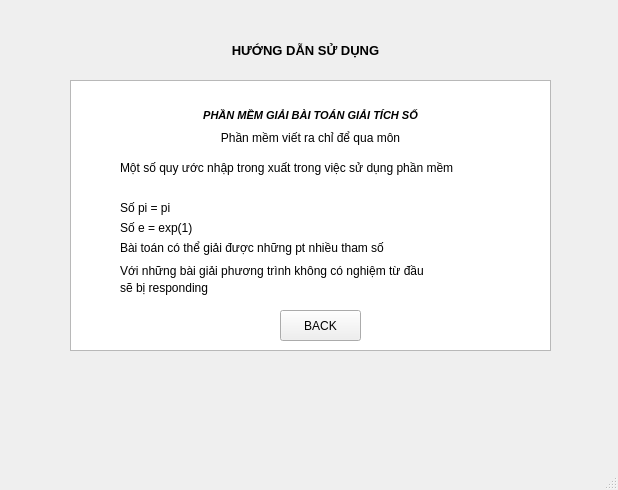
<?xml version="1.0" encoding="UTF-8"?>
<ui version="4.0">
 <class>HDSDMAIN</class>
 <widget class="QMainWindow" name="HDSDMAIN">
  <property name="geometry">
   <rect>
    <x>0</x>
    <y>0</y>
    <width>618</width>
    <height>490</height>
   </rect>
  </property>
  <property name="windowTitle">
   <string>MainWindow</string>
  </property>
  <widget class="QWidget" name="centralwidget">
   <widget class="QLabel" name="label">
    <property name="geometry">
     <rect>
      <x>0</x>
      <y>40</y>
      <width>611</width>
      <height>20</height>
     </rect>
    </property>
    <property name="font">
     <font>
      <family>Arial</family>
      <pointsize>10</pointsize>
      <weight>75</weight>
      <bold>true</bold>
     </font>
    </property>
    <property name="text">
     <string>HƯỚNG DẪN SỬ DỤNG</string>
    </property>
    <property name="alignment">
     <set>Qt::AlignCenter</set>
    </property>
   </widget>
   <widget class="QTextBrowser" name="textBrowser">
    <property name="geometry">
     <rect>
      <x>70</x>
      <y>80</y>
      <width>481</width>
      <height>271</height>
     </rect>
    </property>
   </widget>
   <widget class="QLabel" name="label_3">
    <property name="geometry">
     <rect>
      <x>70</x>
      <y>100</y>
      <width>481</width>
      <height>31</height>
     </rect>
    </property>
    <property name="font">
     <font>
      <family>Arial</family>
      <pointsize>8</pointsize>
      <weight>75</weight>
      <italic>true</italic>
      <bold>true</bold>
     </font>
    </property>
    <property name="text">
     <string>PHẦN MỀM GIẢI BÀI TOÁN GIẢI TÍCH SỐ</string>
    </property>
    <property name="alignment">
     <set>Qt::AlignCenter</set>
    </property>
   </widget>
   <widget class="QLabel" name="label_4">
    <property name="geometry">
     <rect>
      <x>70</x>
      <y>130</y>
      <width>481</width>
      <height>16</height>
     </rect>
    </property>
    <property name="text">
     <string>Phần mềm viết ra chỉ để qua môn</string>
    </property>
    <property name="alignment">
     <set>Qt::AlignCenter</set>
    </property>
   </widget>
   <widget class="QPushButton" name="back">
    <property name="geometry">
     <rect>
      <x>280</x>
      <y>310</y>
      <width>81</width>
      <height>31</height>
     </rect>
    </property>
    <property name="text">
     <string>BACK</string>
    </property>
   </widget>
   <widget class="QLabel" name="label_2">
    <property name="geometry">
     <rect>
      <x>120</x>
      <y>160</y>
      <width>381</width>
      <height>16</height>
     </rect>
    </property>
    <property name="text">
     <string>Một số quy ước nhập trong xuất trong việc sử dụng phần mềm</string>
    </property>
   </widget>
   <widget class="QLabel" name="label_5">
    <property name="geometry">
     <rect>
      <x>120</x>
      <y>200</y>
      <width>71</width>
      <height>16</height>
     </rect>
    </property>
    <property name="text">
     <string>Số pi = pi</string>
    </property>
   </widget>
   <widget class="QLabel" name="label_6">
    <property name="geometry">
     <rect>
      <x>120</x>
      <y>220</y>
      <width>81</width>
      <height>16</height>
     </rect>
    </property>
    <property name="text">
     <string>Số e = exp(1)</string>
    </property>
   </widget>
   <widget class="QLabel" name="label_7">
    <property name="geometry">
     <rect>
      <x>120</x>
      <y>240</y>
      <width>301</width>
      <height>16</height>
     </rect>
    </property>
    <property name="text">
     <string>Bài toán có thể giải được những pt nhiều tham số</string>
    </property>
   </widget>
   <widget class="QLabel" name="label_8">
    <property name="geometry">
     <rect>
      <x>120</x>
      <y>260</y>
      <width>321</width>
      <height>21</height>
     </rect>
    </property>
    <property name="text">
     <string>Với những bài giải phương trình không có nghiệm từ đầu</string>
    </property>
   </widget>
   <widget class="QLabel" name="label_9">
    <property name="geometry">
     <rect>
      <x>120</x>
      <y>280</y>
      <width>151</width>
      <height>16</height>
     </rect>
    </property>
    <property name="text">
     <string>sẽ bị responding</string>
    </property>
   </widget>
  </widget>
  <widget class="QMenuBar" name="menubar">
   <property name="geometry">
    <rect>
     <x>0</x>
     <y>0</y>
     <width>618</width>
     <height>26</height>
    </rect>
   </property>
  </widget>
  <widget class="QStatusBar" name="statusbar"/>
 </widget>
 <resources/>
 <connections/>
</ui>
